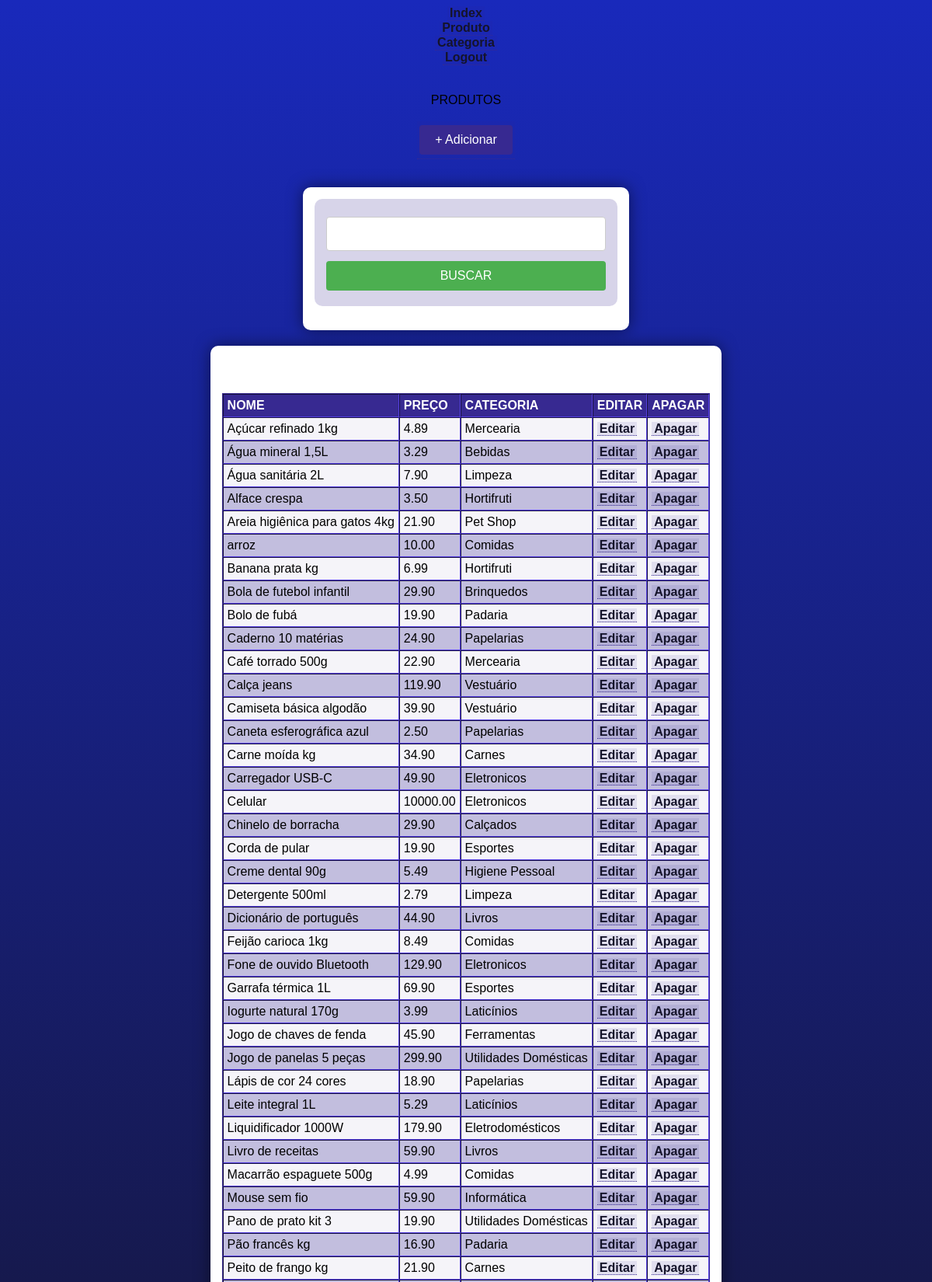
/vendedor/prod/index.php (signed in, upper part), run on the app's committed database.
### tables this page shows
CREATE TABLE `prod` (
  `id_prod` int(11) NOT NULL,
  `nome_prod` varchar(255) NOT NULL,
  `preco` decimal(10,2) NOT NULL,
  `id_cat` int(11) DEFAULT NULL
);

CREATE TABLE `cat` (
  `id_cat` int(11) NOT NULL,
  `nome_cat` varchar(255) NOT NULL
);

### vendedor/prod/index.php (the view, shortened to what this page needs)
<?php
include("../config.php");
include("../../layout/header.php");
include("../menu.php");
?>
<br><br>PRODUTOS<br><br>
<a href="/projetocrud/vendedor/prod/add.php"><input type="button" value="+ Adicionar"></a><br><br>
<section>
<form>
    <input type="text" name="kw" value = "<?=(isset($_GET["kw"]) && $_GET["kw"]) ? $_GET["kw"]:"";?>">
    <input type="submit" value="BUSCAR">
</form>
</section>
<section>
<?php
$link = mysqli_connect("localhost", "root", "", "sistema");
$sql = "SELECT p.id_prod, p.nome_prod, p.preco, c.nome_cat
        FROM prod p
        INNER JOIN cat c ON p.id_cat = c.id_cat ";
$sql .= " ORDER BY p.nome_prod";
$stmt = mysqli_prepare($link, $sql);
mysqli_stmt_execute($stmt);
$result = mysqli_stmt_get_result($stmt);
echo"<br><br>";
echo "<table border = '1px'>";
    echo "<tr>";
        echo "<th>";
            echo "NOME";
        echo "</th>";
        echo "<th>";
            echo "PREÇO";
        echo "</th>";
        echo "<th>";
            echo "CATEGORIA";
        echo "</th>";
        echo "<th>";
            echo "EDITAR";
        echo "</th>";
        echo "<th>";
            echo "APAGAR";
        echo "</th>";
    echo "</tr>";
while ($row = mysqli_fetch_assoc($result)){
?>
    <tr>
        <td>
            <?=$row["nome_prod"];?>
        </td>
        <td>
           <?=$row["preco"];?>
        </td>
        <td>
           <?=$row["nome_cat"]; ?>
        </td>
        <td>
           <a href="/projetocrud/vendedor/prod/edit.php?id_prod=<?=$row["id_prod"];?>">Editar</a>
        </td>
        <td>
           <a href="/projetocrud/vendedor/prod/delet.php?id_prod=<?=$row["id_prod"];?>">Apagar</a>
        </td>
    </tr>
<?php
}
?>
</table>
</section>
<?php
include("../../layout/footer.php");
?>

### style.css (style rules this page uses)
* { font-family: Verdana, Geneva, Tahoma, sans-serif; box-sizing: border-box; }
header, main, section, article { max-width: 700px; }
main, section, article { background-color: white; padding: 15px; margin-bottom: 20px; border-radius: 10px; box-shadow: 0px 0px 20px rgba(0, 0, 0, 0.502); }
a { color: #15142b; background-color: rgba(55, 41, 145, 0.1); padding: 0 3px; font-weight: 600; text-decoration: none; border-bottom: .5px dotted #372991; }
table { min-width: 400px; border-spacing: 0px; border: 0.5px solid #372991; margin: 10px auto; }
table th { background-color: #372991; color: white; padding: 5px; text-align: left; }
table td { padding: 5px; }
table tr { background-color: rgba(55, 41, 145, 0.05); }
table tr:nth-child(odd) { background-color: rgba(55, 41, 145, 0.3); }
form { background-color: rgba(55, 41, 145, 0.2); padding: 15px; border-radius: 10px; }
input[type=text], [type=number], select, input[type=date], input[type=date], input[type=datetime], input[type=email], input[type=month], input[type=password], input[type=range], input[type=tel], input[type=time], input[type=week] { width: 100%; padding: 12px 20px; font-size: 1em; margin: 8px 0; display: inline-block; border: 1px solid #ccc; border-radius: 4px; box-sizing: border-box; }
input[type=submit] { width: 100%; background-color: #4CAF50; font-size: 1em; color: white; padding: 10px 20px; margin: 5px 0; border: none; border-radius: 4px; cursor: pointer; }
input[type=button], button { width: 100%; background-color: #372991; font-size: 1em; color: white; padding: 10px 20px; margin: 5px 0; border: none; border-radius: 4px; cursor: pointer; }

### style_vend.css (style rules this page uses)
body { background-color: #15142b; background-image: linear-gradient(180deg, #1929bb, #15142b); background-repeat: no-repeat; background-position: center center; background-size: cover; background-attachment: fixed; display: flex; flex-direction: column; flex-wrap: nowrap; justify-content: center; align-items: center; }

### data on the page
prod: nome_prod "Açúcar refinado 1kg", preco "4.89", id_cat.nome_cat "Mercearia"
prod: nome_prod "Água mineral 1,5L", preco "3.29", id_cat.nome_cat "Bebidas"
prod: nome_prod "Água sanitária 2L", preco "7.90", id_cat.nome_cat "Limpeza"
prod: nome_prod "Alface crespa", preco "3.50", id_cat.nome_cat "Hortifruti"
prod: nome_prod "Areia higiênica para gatos 4kg", preco "21.90", id_cat.nome_cat "Pet Shop"
prod: nome_prod "arroz", preco "10.00", id_cat.nome_cat "Comidas"
prod: nome_prod "Banana prata kg", preco "6.99", id_cat.nome_cat "Hortifruti"
prod: nome_prod "Bola de futebol infantil", preco "29.90", id_cat.nome_cat "Brinquedos"
prod: nome_prod "Bolo de fubá", preco "19.90", id_cat.nome_cat "Padaria"
prod: nome_prod "Caderno 10 matérias", preco "24.90", id_cat.nome_cat "Papelarias"
prod: nome_prod "Café torrado 500g", preco "22.90", id_cat.nome_cat "Mercearia"
prod: nome_prod "Calça jeans", preco "119.90", id_cat.nome_cat "Vestuário"
prod: nome_prod "Camiseta básica algodão", preco "39.90", id_cat.nome_cat "Vestuário"
prod: nome_prod "Caneta esferográfica azul", preco "2.50", id_cat.nome_cat "Papelarias"
prod: nome_prod "Carne moída kg", preco "34.90", id_cat.nome_cat "Carnes"
prod: nome_prod "Carregador USB-C", preco "49.90", id_cat.nome_cat "Eletronicos"
prod: nome_prod "Celular", preco "10000.00", id_cat.nome_cat "Eletronicos"
prod: nome_prod "Chinelo de borracha", preco "29.90", id_cat.nome_cat "Calçados"
prod: nome_prod "Corda de pular", preco "19.90", id_cat.nome_cat "Esportes"
prod: nome_prod "Creme dental 90g", preco "5.49", id_cat.nome_cat "Higiene Pessoal"
prod: nome_prod "Detergente 500ml", preco "2.79", id_cat.nome_cat "Limpeza"
prod: nome_prod "Dicionário de português", preco "44.90", id_cat.nome_cat "Livros"
prod: nome_prod "Feijão carioca 1kg", preco "8.49", id_cat.nome_cat "Comidas"
prod: nome_prod "Fone de ouvido Bluetooth", preco "129.90", id_cat.nome_cat "Eletronicos"
prod: nome_prod "Garrafa térmica 1L", preco "69.90", id_cat.nome_cat "Esportes"
prod: nome_prod "Iogurte natural 170g", preco "3.99", id_cat.nome_cat "Laticínios"
prod: nome_prod "Jogo de chaves de fenda", preco "45.90", id_cat.nome_cat "Ferramentas"
prod: nome_prod "Jogo de panelas 5 peças", preco "299.90", id_cat.nome_cat "Utilidades Domésticas"
prod: nome_prod "Lápis de cor 24 cores", preco "18.90", id_cat.nome_cat "Papelarias"
prod: nome_prod "Leite integral 1L", preco "5.29", id_cat.nome_cat "Laticínios"
prod: nome_prod "Liquidificador 1000W", preco "179.90", id_cat.nome_cat "Eletrodomésticos"
prod: nome_prod "Livro de receitas", preco "59.90", id_cat.nome_cat "Livros"
prod: nome_prod "Macarrão espaguete 500g", preco "4.99", id_cat.nome_cat "Comidas"
prod: nome_prod "Mouse sem fio", preco "59.90", id_cat.nome_cat "Informática"
prod: nome_prod "Pano de prato kit 3", preco "19.90", id_cat.nome_cat "Utilidades Domésticas"
prod: nome_prod "Pão francês kg", preco "16.90", id_cat.nome_cat "Padaria"
prod: nome_prod "Peito de frango kg", preco "21.90", id_cat.nome_cat "Carnes"
